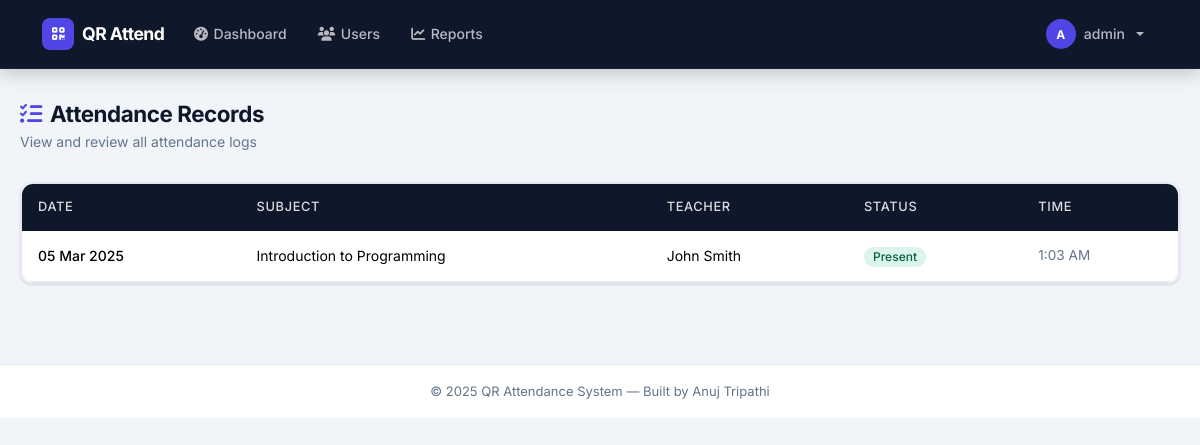
/attendance/list/ (signed in), run on the app's committed database.
### accounts/models.py (models this page shows, shortened)
class CustomUser(AbstractUser):
    USER_TYPE_CHOICES = (
        ('ADMIN', 'Admin'),
        ('TEACHER', 'Teacher'),
        ('STUDENT', 'Student'),
    )
    user_type = models.CharField(max_length=10, choices=USER_TYPE_CHOICES, default='STUDENT')
    class Meta:
        permissions = [
            ("can_manage_users", "Can manage all users"),
            ("can_manage_attendance", "Can manage attendance"),
            ("can_view_reports", "Can view attendance reports"),
        ]
    @property
    def is_admin(self):
        return self.user_type == 'ADMIN'

### attendance/models.py (models this page shows, shortened)
class Attendance(models.Model):
    student = models.ForeignKey(Student, on_delete=models.CASCADE, related_name='attendances')
    timetable = models.ForeignKey(Timetable, on_delete=models.CASCADE, related_name='attendances')
    qr_code = models.ForeignKey(QRCode, on_delete=models.SET_NULL, null=True, related_name='attendances')
    date = models.DateField(default=timezone.now)
    time = models.TimeField(auto_now_add=True)
    is_present = models.BooleanField(default=True)
    ip_address = models.GenericIPAddressField(null=True, blank=True)
    location_latitude = models.FloatField(null=True, blank=True)
    location_longitude = models.FloatField(null=True, blank=True)
    device_info = models.TextField(null=True, blank=True)
    class Meta:
        unique_together = ['student', 'timetable', 'date']
        ordering = ['-date', '-time']

### timetable/models.py (models this page shows, shortened)
class Timetable(models.Model):
    DAY_CHOICES = (
        ('Monday', 'Monday'),
        ('Tuesday', 'Tuesday'),
        ('Wednesday', 'Wednesday'),
        ('Thursday', 'Thursday'),
        ('Friday', 'Friday'),
        ('Saturday', 'Saturday'),
        ('Sunday', 'Sunday'),
    )
    subject = models.ForeignKey(Subject, on_delete=models.CASCADE, related_name='timetable_entries')
    teacher = models.ForeignKey(Teacher, on_delete=models.CASCADE, related_name='timetable_entries')
    day = models.CharField(max_length=10, choices=DAY_CHOICES)
    slot = models.CharField(max_length=10)
    start_time = models.TimeField()
    end_time = models.TimeField()
    room = models.CharField(max_length=20)
    batch = models.CharField(max_length=10)
    class Meta:
        ordering = ['day', 'start_time']
        unique_together = ['day', 'slot', 'batch']

### academics/models.py (models this page shows, shortened)
class Subject(models.Model):
    name = models.CharField(max_length=100)
    code = models.CharField(max_length=10, unique=True)
    department = models.ForeignKey(Department, on_delete=models.CASCADE, related_name='subjects')
    credits = models.IntegerField(default=3)
    description = models.TextField(blank=True, null=True)

### teachers/models.py (models this page shows, shortened)
class Teacher(models.Model):
    user = models.OneToOneField(CustomUser, on_delete=models.CASCADE, related_name='teacher_profile')
    teacher_id = models.CharField(max_length=20, unique=True)
    department = models.CharField(max_length=100)
    designation = models.CharField(max_length=100)
    phone = models.CharField(max_length=15, blank=True, null=True)
    address = models.TextField(blank=True, null=True)
    date_of_joining = models.DateField(blank=True, null=True)
    class Meta:
        ordering = ['teacher_id']

### attendance/views.py (the view, shortened to what this page needs)
# urls.py: path('list/', views.attendance_list, name='attendance_list'),
@login_required
def attendance_list(request):
    if request.user.is_admin or request.user.is_teacher:
        attendances = Attendance.objects.all()
    else:
        messages.error(request, "You don't have permission to view this page.")
        return redirect('core:home')
    return render(request, 'attendance/attendance_list.html', {'attendances': attendances})

### templates/attendance/attendance_list.html (shortened to what this page needs)
{% extends 'base/base.html' %}
{% block content %}
<div class="page-header d-flex align-items-center justify-content-between flex-wrap gap-2">
  <div>
    <h2><i class="fas fa-list-check me-2" style="color:var(--primary);"></i>Attendance Records</h2>
    <p>View and review all attendance logs</p>
  </div>
</div>
<div class="card">
  <div class="card-body p-0">
    {% if attendances %}
    <div class="table-responsive">
      <table class="table mb-0">
        <thead>
          <tr>
            <th>Date</th>
            <th>Subject</th>
            <th>Teacher</th>
            <th>Status</th>
            <th>Time</th>
          </tr>
        </thead>
        <tbody>
          {% for attendance in attendances %}
          <tr>
            <td><span style="font-weight:500;">{{ attendance.date|date:"d M Y" }}</span></td>
            <td>{{ attendance.timetable.subject.name }}</td>
            <td>{{ attendance.timetable.teacher.user.get_full_name }}</td>
            <td>
              {% if attendance.is_present %}
                <span class="badge bg-success">Present</span>
              {% else %}
                <span class="badge bg-danger">Absent</span>
              {% endif %}
            </td>
            <td style="color:var(--text-muted);font-size:.85rem;">{{ attendance.time|time:"g:i A" }}</td>
          </tr>
          {% endfor %}
        </tbody>
      </table>
    </div>
    {% else %}
    <div class="empty-state">
      <div class="empty-icon"><i class="fas fa-calendar-xmark"></i></div>
      <h6>No attendance records found</h6>
    </div>
    {% endif %}
  </div>
</div>
{% endblock %}

### templates/base/base.html (shortened to what this page needs)
{% load static %}
<!doctype html>
<html lang="en">
  <head>
    <link
      href="https://cdn.jsdelivr.net/npm/bootstrap@5.3.2/dist/css/bootstrap.min.css"
      rel="stylesheet"
    />
    <link
      rel="stylesheet"
      href="https://cdnjs.cloudflare.com/ajax/libs/font-awesome/6.5.0/css/all.min.css"
    />
    <link rel="stylesheet" href="{% static 'css/style.css' %}" />
  </head>
  <body>
    <nav class="navbar navbar-expand-lg">
      <div class="container">
        <a class="navbar-brand" href="{% url 'core:home' %}">
          <span class="brand-icon"><i class="fas fa-qrcode"></i></span>
          QR Attend
        </a>
        <div class="collapse navbar-collapse" id="navbarNav">
          <ul class="navbar-nav me-auto gap-1">
            {% if user.is_authenticated %}
            <li class="nav-item">
              <a class="nav-link" href="{% url 'core:home' %}">
                <i class="fas fa-gauge-high"></i> Dashboard
              </a>
            </li>
            {% if user.is_admin %}
            <li class="nav-item">
              <a class="nav-link" href="/admin/accounts/customuser/">
                <i class="fas fa-users"></i> Users
              </a>
            </li>
            <li class="nav-item">
              <a class="nav-link" href="{% url 'attendance:attendance_list' %}">
                <i class="fas fa-chart-line"></i> Reports
              </a>
            </li>
            {% endif %} {% endif %}
          </ul>
          <ul class="navbar-nav">
            {% if user.is_authenticated %}
            <li class="nav-item dropdown">
              <a
                class="nav-link dropdown-toggle"
                href="#"
                id="navbarDropdown"
                role="button"
                data-bs-toggle="dropdown"
                aria-expanded="false"
              >
                <span class="user-avatar">{{ user.username|first }}</span>
                {{ user.username }}
              </a>
            </li>
            {% else %}
            <li class="nav-item">
              <a class="nav-link" href="{% url 'accounts:login' %}">
                <i class="fas fa-right-to-bracket me-1"></i>Login
              </a>
            </li>
            {% endif %}
          </ul>
        </div>
      </div>
    </nav>
    <div class="main-content">{% block content %}{% endblock %}</div>
    <footer class="site-footer">
      &copy; 2025 QR Attendance System &mdash; Built by Anuj Tripathi
    </footer>
  </body>
</html>

### static/css/style.css (style rules this page uses)
:root { --primary: #4f46e5; --primary-dark: #3730a3; --primary-light: #ede9fe; --accent: #06b6d4; --success: #10b981; --warning: #f59e0b; --danger: #ef4444; --surface: #ffffff; --surface-alt: #f8fafc; --border: #e2e8f0; --text: #0f172a; --text-muted: #64748b; --nav-bg: #0f172a; --shadow-sm: 0 1px 3px rgba(0, 0, 0, 0.08), 0 1px 2px rgba(0, 0, 0, 0.06); --shadow: 0 4px 16px rgba(15, 23, 42, 0.1); --shadow-lg: 0 10px 40px rgba(15, 23, 42, 0.14); --radius: 12px; --radius-sm: 8px; --transition: 0.2s ease; }
*, *::before, *::after { box-sizing: border-box; }
body { font-family: "Inter", -apple-system, BlinkMacSystemFont, sans-serif; background-color: #f1f5f9; color: var(--text); font-size: 0.9375rem; line-height: 1.6; min-height: 100vh; }
h1, h2, h3, h4, h5, h6 { font-weight: 600; letter-spacing: -0.02em; color: var(--text); }
a { color: var(--primary); transition: color var(--transition); }
.navbar { background: var(--nav-bg) !important; border-bottom: 1px solid rgba(255, 255, 255, 0.06); padding: 0.75rem 0; box-shadow: 0 2px 20px rgba(0, 0, 0, 0.25); position: sticky; top: 0; z-index: 1030; }
.navbar-brand { font-weight: 700; font-size: 1.1rem; letter-spacing: -0.03em; color: #ffffff !important; display: flex; align-items: center; gap: 0.5rem; }
.navbar-brand .brand-icon { width: 32px; height: 32px; border-radius: 8px; background: var(--primary); display: inline-flex; align-items: center; justify-content: center; font-size: 0.9rem; color: #fff; }
.navbar-nav .nav-link { color: rgba(255, 255, 255, 0.7) !important; font-weight: 500; font-size: 0.875rem; padding: 0.45rem 0.85rem !important; border-radius: 6px; transition: background var(--transition), color var(--transition); display: flex; align-items: center; gap: 0.35rem; }
.navbar .dropdown-toggle { display: flex; align-items: center; gap: 0.5rem; }
.user-avatar { width: 30px; height: 30px; background: var(--primary); border-radius: 50%; display: inline-flex; align-items: center; justify-content: center; font-size: 0.75rem; font-weight: 700; color: #fff; text-transform: uppercase; }
.main-content { max-width: 1200px; margin: 0 auto; padding: 2rem 1.25rem; }
.card { border: 1px solid var(--border); border-radius: var(--radius); box-shadow: var(--shadow-sm); background: var(--surface); transition: box-shadow var(--transition), transform var(--transition); overflow: hidden; }
.table { border-collapse: separate; border-spacing: 0; font-size: 0.875rem; }
.table thead th { background: var(--nav-bg); color: rgba(255, 255, 255, 0.85); font-weight: 500; font-size: 0.8rem; text-transform: uppercase; letter-spacing: 0.05em; padding: 0.85rem 1rem; border: none; }
.table thead th:first-child { border-radius: var(--radius-sm) 0 0 0; }
.table thead th:last-child { border-radius: 0 var(--radius-sm) 0 0; }
.table tbody tr { transition: background var(--transition), transform var(--transition); border-bottom: 1px solid var(--border); }
.table tbody td { padding: 0.85rem 1rem; vertical-align: middle; border: none; border-bottom: 1px solid var(--border); }
.table-responsive { border-radius: var(--radius); overflow: hidden; border: 1px solid var(--border); }
.badge { font-size: 0.75rem; font-weight: 500; padding: 0.35em 0.75em; border-radius: 100px; }
.badge.bg-success { background: rgba(16, 185, 129, 0.15) !important; color: #065f46 !important; }
.page-header { margin-bottom: 1.75rem; }
.page-header h2 { font-size: 1.4rem; font-weight: 700; margin-bottom: 0.2rem; }
.page-header p { color: var(--text-muted); font-size: 0.875rem; margin: 0; }
.site-footer { background: var(--surface); border-top: 1px solid var(--border); padding: 1rem 0; margin-top: 3rem; text-align: center; font-size: 0.8125rem; color: var(--text-muted); }

### data on the page
CustomUser: username|first "A", username "admin"
Attendance: date "05 Mar 2025", timetable.subject.name "Introduction to Programming", timetable.teacher.user.get_full_name "John Smith", is_present "Present", time "1:03 AM"
